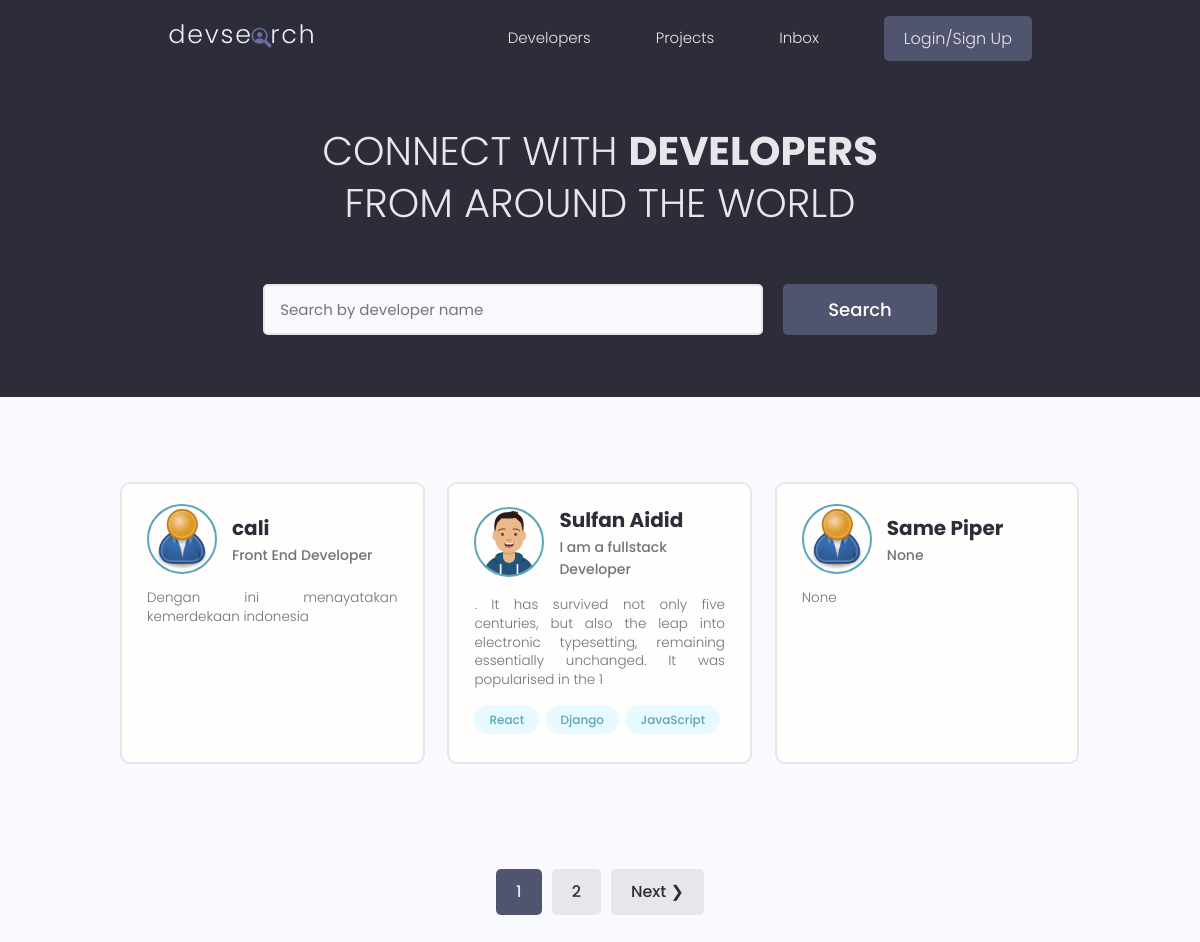
The page / on the database its author committed.
### users/models.py (models this page shows, shortened)
class Profile(models.Model):
    user = models.OneToOneField(User, on_delete=models.CASCADE, null=True, blank=True)
    name = models.CharField(max_length=200, blank=True, null=True)
    email = models.EmailField(max_length=500, blank=True, null=True)
    username = models.CharField(max_length=200, blank=True, null=True)
    location = models.CharField(max_length=200, blank=True, null=True)
    short_intro = models.CharField(max_length=200, blank=True, null=True)
    bio = models.TextField(blank=True, null=True)
    profile_image = models.ImageField(null=True, blank=True, upload_to='profiles/', default="profiles/user-default.png")
    social_github = models.CharField(max_length=200, blank=True, null=True)
    social_twitter = models.CharField(max_length=200, blank=True, null=True)
    social_instagram = models.CharField(max_length=200, blank=True, null=True)
    social_linkedin = models.CharField(max_length=200, blank=True, null=True)
    social_youtube = models.CharField(max_length=200, blank=True, null=True)
    social_website = models.CharField(max_length=200, blank=True, null=True)
    created = models.DateTimeField(auto_now_add=True)
    id = models.UUIDField(default=uuid.uuid4, unique=True, primary_key=True, editable=False)

class Skill(models.Model):
    owner = models.ForeignKey(Profile, on_delete=models.CASCADE, null=True, blank=True)
    name = models.CharField(max_length=200, blank=True, null=True)
    description = models.TextField(null=True, blank=True)
    created = models.DateTimeField(auto_now_add=True)
    id = models.UUIDField(default=uuid.uuid4, unique=True, primary_key=True, editable=False)
    def __str__(self):
        return str(self.name)

### users/views.py (the view)
# urls.py: path('', views.profiles, name="profiles"),
def profiles(request):
    profiles, search_query = searchProfiles(request)
    custom_range, profiles = paginateProfiles(request, profiles, 3)
    context = {'profiles': profiles, 'search_query': search_query,
                'custom_range':custom_range}
    return render(request, 'users/profiles.html', context)

### users/utils.py (called while the page is built)
def paginateProfiles(request, profiles, results):
    page = request.GET.get('page')
    paginator = Paginator(profiles, results)
    try:
        profiles = paginator.page(page)
    except PageNotAnInteger:
        page = 1
        profiles = paginator.page(page)
    except EmptyPage:
        page = paginator.num_pages
        profiles = paginator.page(page)
    leftIndex = (int(page) - 4)
    if leftIndex < 1:
        leftIndex = 1
    rightIndex = (int (page) + 5)
    if rightIndex > paginator.num_pages:
        rightIndex = paginator.num_pages + 1
    custom_range = range(leftIndex, rightIndex)
    return custom_range, profiles

def searchProfiles(request):
    search_query = ''
    if request.GET.get('search_query'):
        search_query = request.GET.get('search_query')
    skills = Skill.objects.filter(name__icontains=search_query)
    profiles = Profile.objects.distinct().filter(
        Q(name__icontains=search_query) |
        Q(short_intro__icontains=search_query) |
        Q(skill__in=skills)
        )
    return profiles, search_query

### users/templates/users/profiles.html (shortened to what this page needs)
{% extends 'main.html' %}
{% block content %}
<main class="home">
    <section class="hero-section text-center">
      <div class="container container--narrow">
        <div class="hero-section__box">
          <h2>CONNECT WITH <span>DEVELOPERS</span></h2>
          <h2>FROM AROUND THE WORLD</h2>
        </div>
        <div class="hero-section__search">
          <form id="searchForm" class="form" action="{% url 'profiles' %}" method="get">
            <div class="form__field">
              <input class="input input--text" id="formInput#search" type="text" name="search_query"
                value="{{search_query}}" placeholder="Search by developer name" />
            </div>
            <input class="btn btn--sub btn--lg" type="submit" value="Search" />
          </form
        </div>
      </div>
    </section>
    <section class="devlist">
      <div class="container">
        <div class="grid grid--three">
          {% for profile in profiles %}
          <div class="column card">
            <div class="dev">
              <a href="{% url 'user-profile' profile.id %}" class="card__body">
                <div class="dev__profile">
                  <img class="avatar avatar--md" src="{{ profile.profile_image.url }}" alt="image" />
                  <div class="dev__meta">
                    <h3>{{profile.name}}</h3>
                    <h5>{{profile.short_intro|slice:"60"}}</h5>
                  </div>
                </div>
                <p class="dev__info">{{profile.bio|slice:"150"}}</p>
                <div class="dev__skills">
                   {% for skill in profile.skill_set.all|slice:"5" %}
                  <span class="tag tag--pill tag--main">
                    <small>{{skill}}</small>
                  </span>
                   {% endfor %}
                </div>
              </a>
            </div>
          </div>
          {% endfor %}
        </div>
      </div>
    </section>
    {% include 'pagination.html' with queryset=profiles custom_range=custom_range %}
  </main>
{% endblock content %}

### static/styles/app.css (style rules this page uses)
:root { --color-sub: #2d2d39; }
.btn--sub { background-color: var(--color-sub-light); }
.card { border: 2px solid var(--color-light); }
img { width: 100%; }
.hero-section { height: 40vh; display: flex; align-items: center; background-color: var(--color-sub); }
.hero-section__box { margin-bottom: 4rem; }
.hero-section__box > h2, .hero-section__box > h2 > span { font-size: 4rem; color: var(--color-light); line-height: 1.3; text-transform: uppercase; }
.hero-section__box > h2 { font-weight: 300; }
.hero-section__box > h2 > span { font-weight: 700; }
.hero-section__search > .form { display: flex; align-items: center; justify-content: center; gap: 2rem; }
.hero-section__search > .form input.input--text { width: 50rem; }
.devlist { margin-top: 8rem; }
.devlist .grid { align-items: stretch; }
.devlist .dev .dev__profile { display: flex; align-items: center; gap: 1.5rem; }
.devlist .dev .dev__meta h3 { color: var(--color-sub); font-size: 2rem; font-weight: 700; }
.devlist .dev .dev__meta h5 { color: var(--color-text); font-size: 1.4rem; font-weight: 500; }
.devlist .dev .dev__info { margin: 1.5rem 0; font-size: 1.35rem; line-height: 1.4; text-align: justify; }

### static/uikit/styles/modules/_variables.css (style rules this page uses)
:root { --color-main: #5aa5b9; --color-main-light: #e6faff; --color-sub: #3f4156; --color-sub-light: #51546e; --color-sub-lighter: #ededfd; --color-text: #737373; --color-gray: #8b8b8b; --color-light: #e5e7eb; --color-light-gray: #767676; --color-bg: #f8fafd; --color-white: #fffefd; --color-white-light: #f3f3f3; --color-success: #359e64; --color-success-bg: #def8e8; --color-error: #fc4b0b; --color-error-bg: #fff2ee; --font-base: 'Poppins', arial, helvetica, 'Segoe UI', roboto, ubuntu, sans-serif; --font-monospace: 'Fira Code', 'Courier New', courier, monospace; --font-regular: 300; --font-medium: 500; --font-bold: 700; --generic-shadow: 1px 1px 5px #00000010; --generic-transition: all 0.3s ease-in-out; }

### static/uikit/styles/modules/_base.css (style rules this page uses)
* { margin: 0; padding: 0; box-sizing: border-box; text-rendering: optimizeLegibility; color: inherit; font-size: inherit; }
html { font-size: 50%; }
@media only screen and (min-width: 480px) { html { font-size: 56.25%; } }
@media only screen and (min-width: 1200px) { html { font-size: 62.5%; } }
body { line-height: 1.6; font-weight: 400; font-size: 1.5rem; color: var(--color-text); background-color: var(--color-bg); min-height: 100vh; }

### static/uikit/styles/modules/_typography.css (style rules this page uses)
* { font-family: var(--font-base); }
h2 { font-size: 3.6rem; font-weight: var(--font-bold); }
h3 { font-size: 3.2rem; font-weight: var(--font-medium); }
h5 { font-size: 2.4rem; font-weight: var(--font-medium); }
h5, h6 { font-weight: var(--font-regular); }
p, span, strong { font-size: 1.6rem; color: var(--color-text); font-weight: var(--font-regular); }
a { padding-bottom: 2px; text-decoration: none; display: inline-block; color: var(--color-main); font-weight: var(--font-medium); }

### static/uikit/styles/modules/_utilities.css (style rules this page uses)
.container { width: 92%; max-width: 165rem; margin: 0 auto; box-sizing: border-box; }
.container--narrow { width: 92%; max-width: 120rem; }
@media screen and (min-width: 1000px) { .container { width: 90%; } }
@media screen and (min-width: 1000px) { .container--narrow { width: 85%; } }
@media screen and (min-width: 1200px) { .container { width: 80%; } }
@media screen and (min-width: 1200px) { .container--narrow { width: 72%; } }
.text-center { text-align: center; }

### static/uikit/styles/modules/_avatar.css (style rules this page uses)
.avatar { border-radius: 50%; border: 2px solid var(--color-main); object-fit: cover; }
.avatar--md { height: 7rem; width: 7rem; }

### static/uikit/styles/modules/_button.css (style rules this page uses)
.btn { display: inline-block; position: relative; cursor: pointer; background-color: var(--color-light); font-weight: var(--font-medium); color: var(--color-sub); text-decoration: none; padding: 1rem 2rem; border-radius: 0.5rem; border: none; width: -webkit-fit-content; width: -moz-fit-content; width: fit-content; height: -webkit-fit-content; height: -moz-fit-content; height: fit-content; font-size: 1.6rem; outline-width: 0; outline-color: transparent; -webkit-backface-visibility: hidden; backface-visibility: hidden; transition: all 0.3s ease-in-out; }
.btn--sub { background-color: var(--color-sub); color: var(--color-white); }
.btn--lg { font-size: 1.8rem; padding: 1.2rem 4.5rem; }

### static/uikit/styles/modules/_card.css (style rules this page uses)
.card { border-radius: 1rem; background-color: var(--color-white); border: 1.5px solid var(--color-light); width: auto; height: auto; margin-top: 0.5rem; margin-bottom: 0.5rem; overflow: hidden; }
.card__body, .card__header { padding: 2rem 2.5rem; }

### rows shown on the page
Profile: profile_image (placeholder picture), name "cali", short_intro "Front End Developer", bio "Dengan ini menayatakan kemerdekaan indonesia"
Profile: profile_image (picture), name "Sulfan Aidid", short_intro "I am a fullstack Developer", bio ". It has survived not only five centuries, but also the leap into electronic typesetting, remaining essentially unchanged. It was popularised in the 1"
Skill: name "React"
Skill: name "Django"
Skill: name "JavaScript"
Profile: profile_image (placeholder picture), name "Same Piper", short_intro "None", bio "None"

### other values the page prints
{{ page }} "1"
{{ page }} "2"
